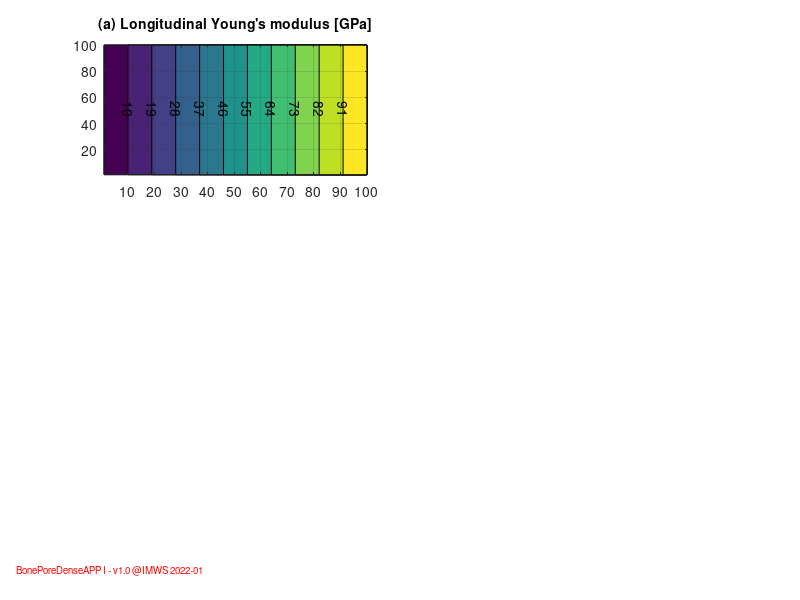

Source code (MATLAB): (Note: this script raises an error after producing the figure.)

clear x y
x = [1:100];
y = [1,100];
[X,Y] = meshgrid(x,y);
   
    figure1=figure('Position', [150, 150, 950, 1000]);
    %sgtitle([{'Homogenized mechanical parameters'},{'Macro - bone - material'}])
    annotation('textbox', [0.02, 0.05, 1, 0], 'string', 'BonePoreDenseAPP I - v1.0 @IMWS 2022-01', 'FontSize',7,'Color', 'red')
    
    %1st Plot: Longitudinal Young's modulus
    ax1 = subplot(3,2,1,'align');
    hold on; grid on; box on
    contourf(X,Y,meshgrid(x,y),'ShowText','on')
    title('(a) Longitudinal Young''s modulus [GPa]','FontSize',10)
    %xticks(0:10:100)
    set(ax1, 'XTick', 0:10:100)
    xlim([0 max(X(num,:))])
    colorbar
    xlabel('\phi_{vas} [%]')
    ylabel('\rho_{excel} [g/cm^3]')